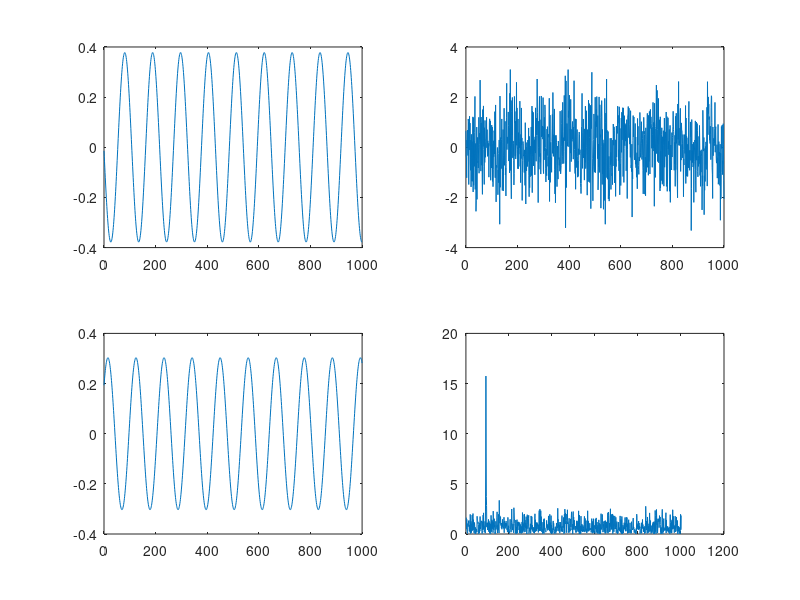

This chart was generated by the following MATLAB code:
clear;clc;
f=0.9251;
fai=0.512*pi;
snr=-20;
t=0:0.01:32;
s=cos(2*pi*f*t+fai);
plot(t, s)
% noise generation
tr=randn(size(s));
amplifytr=max(abs(tr));
ampsig=amplifytr*10^(snr/20); % why?
s=ampsig*s;

% signal with noise generation
s_o=s+tr;
error=zeros(101,201);
for f_atom=0:1000
    for fai_atom1=0:1:200;
        fai_atom=fai_atom1*0.01*pi;
        f_atom1=f_atom*0.01;
        s1=cos(2*pi*f_atom1*t+fai_atom);
        s_s1=sqrt(sum(s1.*s1));
        s1=s1/s_s1;
        error(f_atom+1, fai_atom1+1)=sum(s_o.*s1);
    end
end

yabs=abs(error)
[m,n]=max(yabs)
[k,l]=max(m)
result_f=(n(l)-1)/100;
result_fai=(l-1)*0.01;
result_a=error(n(1),1);

if result_a<0
    result_a=-result_a;
    result_fai=result_fai-l;
end
result_a=result_a/s_s1;
result_fai;
% renow the cosinoidal signal
sr=result_a*cos(2*pi*result_f*t+result_fai*pi);

% plot
tt=0:1:1000;
subplot(2,2,1);
plot(tt,s(1:1001));
subplot(2,2,2);
plot(tt,s_o(1:1001));
subplot(2,2,3);
plot(tt, sr(1:1001));
subplot(2,2,4);
plot(yabs(:,l-1));
